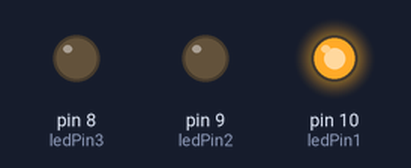
Recording of a sketch running on a simulated Arduino Uno, built with avr-gcc and run on an emulated ATmega328P. On the bench: output pins drawn as LEDs (lit = HIGH).

Above: at 0.1 s.
At 1.1 s:
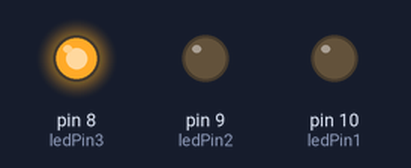
At 2.7 s:
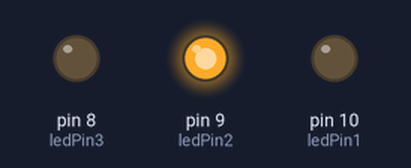
Timing chart, 0 to 3.0 s (numbered marks = the images above):
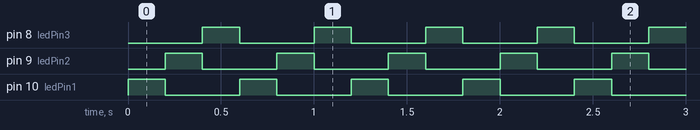

The sketch:

3._Semaf_ro.ino
```cpp
// Encendido y apagado de 3 LEDs
int ledPin1 = 10; // Define las salidas de los LED´s
int ledPin2 = 9;
int ledPin3 = 8;
void setup() { // Configura las SALIDAS
  pinMode(ledPin1, OUTPUT); // declarar LEDs como SALIDAS
  pinMode(ledPin2, OUTPUT);
  pinMode(ledPin3, OUTPUT);

}
void loop() { //Bucle de Funcionamiento
  digitalWrite(ledPin1, HIGH); // Apaga y enciende los leds cada 200 ms
  delay(200);
  digitalWrite(ledPin1, LOW);
  digitalWrite(ledPin2, HIGH);
  delay(200);
  digitalWrite(ledPin2, LOW);
  digitalWrite(ledPin3, HIGH);
  delay(200);
  digitalWrite(ledPin3, LOW);
}
```

Measured:
- by itself, pin 8 (ledPin3), pin 9 (ledPin2), pin 10 (ledPin1): alternates HIGH for 0.20 s and LOW for 0.40 s
- by itself, everything shown: repeats every 0.60 s, in 3 steps
